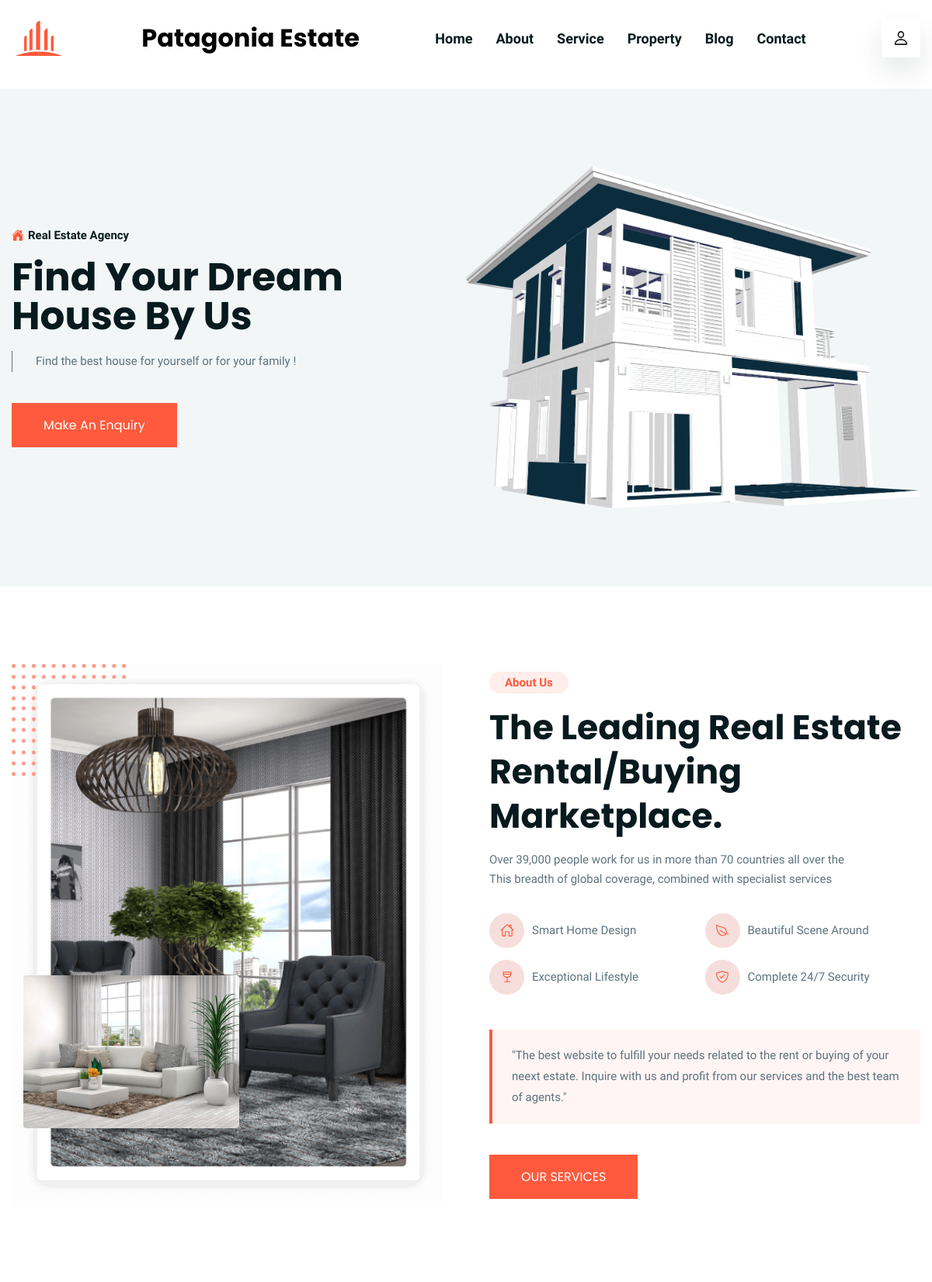
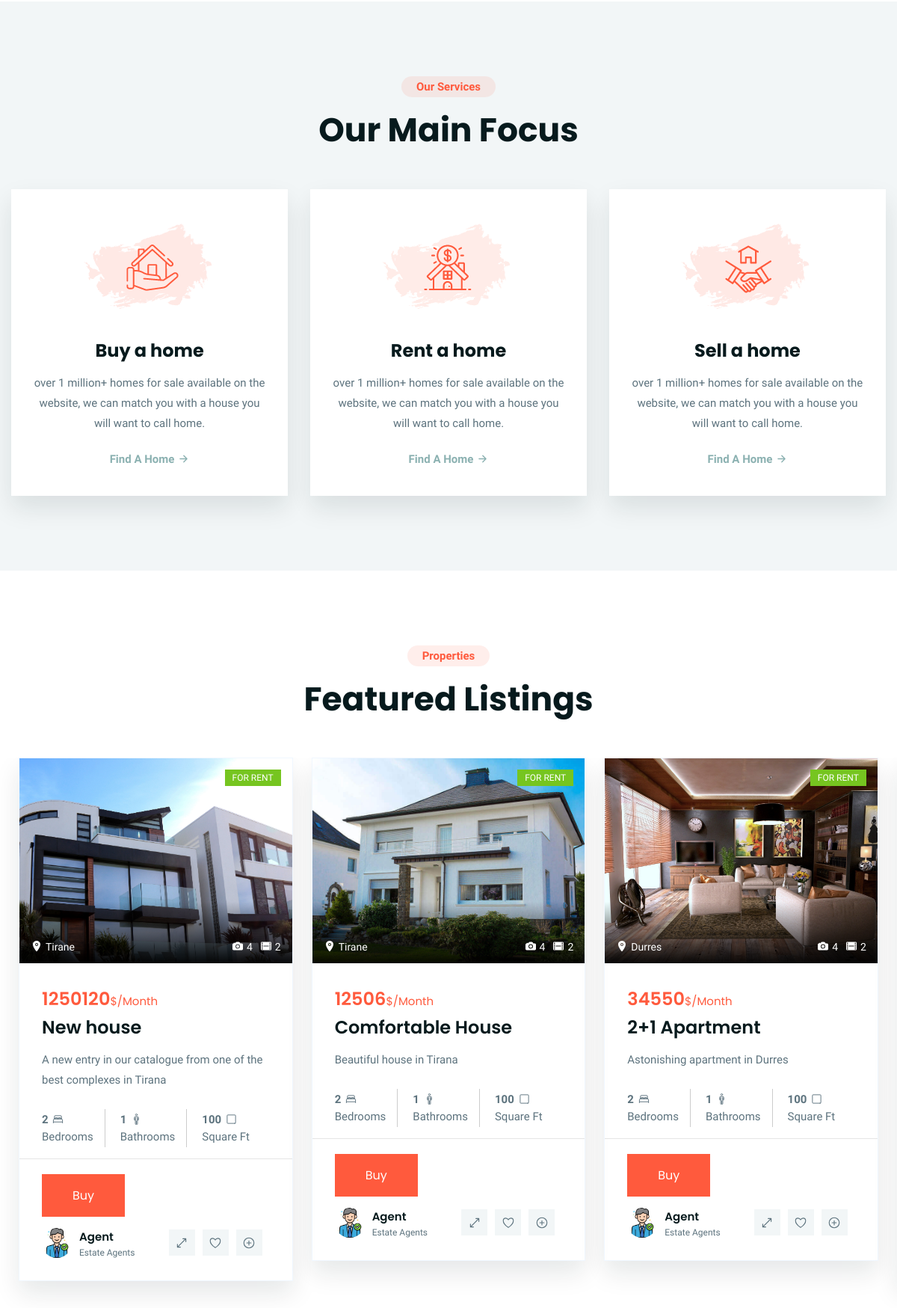
The page / (upper part) on the database its author committed (2 pictures, top to bottom).
### tables this page shows
CREATE TABLE Property
(
  Property_Id INT NOT NULL auto_increment,
  Property_Name varchar(256) NOT NULL,
  Description varchar(256) NOT NULL,
  Nr_Bedrooms INT NOT NULL,
  Nr_Bathrooms INT NOT NULL,
  Area  varchar(256) NOT NULL,
  Image BLOB NOT NULL,
  Agent_ID INT NOT NULL,
  Area_Id INT NOT NULL,
  Price INT NOT NULL,
  PRIMARY KEY (Property_Id),
  FOREIGN KEY (Agent_ID) REFERENCES Agent(Agent_ID) ON DELETE CASCADE,
  FOREIGN KEY (Area_Id) REFERENCES Area(Area_Id) ON DELETE CASCADE
);

CREATE TABLE Area
(
  Area_Id INT NOT NULL auto_increment,
  Area_Name varchar(256) NOT NULL,
  No_Properties INT NOT NULL,
  PRIMARY KEY (Area_Id)
);

### PHP/test.php (the view, shortened to what this page needs)
<?php
    include './PHP/connect_to_database.php';
    $sql = "SELECT * FROM property INNER JOIN area ON property.Area_Id = area.Area_Id";
    $result  = $conn->query($sql);
    while ($row = $result->fetch_assoc()) {
        echo '
        <li>
        <div class="property-card">
          <figure class="card-banner">
            <a href="#">
              <img src="'.$row['Image'].'" alt="Comfortable Apartment" class="w-100">
            </a>
            <div class="card-badge green">For Rent</div>
            <div class="banner-actions">
              <button class="banner-actions-btn">
                <ion-icon name="location"></ion-icon>
                <address>'.$row['Area_Name'].'</address>
              </button>
              <button class="banner-actions-btn">
                <ion-icon name="camera"></ion-icon>
                <span>4</span>
              </button>
              <button class="banner-actions-btn">
                <ion-icon name="film"></ion-icon>
                <span>2</span>
              </button>
            </div>
          </figure>
          <div class="card-content">
            <div class="card-price">
              <strong>'.$row['Price'].'</strong>$/Month
            </div>
            <h3 class="h3 card-title">
              <a href="#">'.$row['Property_Name'].'</a>
            </h3>
            <p class="card-text">
            '.$row['Description'].'
            </p>
            <ul class="card-list">
              <li class="card-item">
                <strong>'.$row['Nr_Bedrooms'].'</strong>
                <ion-icon name="bed-outline"></ion-icon>
                <span>Bedrooms</span>
              </li>
              <li class="card-item">
                <strong>'.$row['Nr_Bathrooms'].'</strong>
                <ion-icon name="man-outline"></ion-icon>
                <span>Bathrooms</span>
              </li>
              <li class="card-item">
                <strong>'.$row['Area'].'</strong>
                <ion-icon name="square-outline"></ion-icon>
                <span>Square Ft</span>
              </li>
            </ul>
          </div>
          <div class="card-footer">
            <div class="card-author">
              <figure class="author-avatar">
                <img src="./assets/images/agent.png" alt="Agent" class="w-100">
              </figure>
              <div>
                <p class="author-name">
                  <a href="#">Agent</a>
                </p>
                <p class="author-title">Estate Agents</p>
              </div>
            </div>
            <div class="card-footer-actions">
              <button class="card-footer-actions-btn">
                <ion-icon name="resize-outline"></ion-icon>
              </button>
              <button class="card-footer-actions-btn">
                <ion-icon name="heart-outline"></ion-icon>
              </button>
              <button class="card-footer-actions-btn">
                <ion-icon name="add-circle-outline"></ion-icon>
              </button>
            </div>
            <button class="btn btn-primary btn-block">Buy</button>
          </div>
        </div>
      </li>';
    }

### index.php (shortened to what this page needs)
<!DOCTYPE html>
<html lang="en">
<head>
  <link rel="stylesheet" href="./assets/css/style.css">
  <link rel="stylesheet" href="https://cdnjs.cloudflare.com/ajax/libs/font-awesome/6.2.0/css/all.min.css">
</head>
<body>
  <header class="header" data-header>
    <div class="header-bottom">
      <div class="container">
        <a href="#" class="logo">
          <img src="./favicon.svg" alt="Patagonia logo">
        </a>
        <h1 style="font-family: var(--ff-poppins);">Patagonia Estate</h1>
        <nav class="navbar" data-navbar>
          <div class="navbar-bottom">
            <ul class="navbar-list">
              <li>
                <a href="#home" class="navbar-link" data-nav-link>Home</a>
              </li>
              <li>
                <a href="#about" class="navbar-link" data-nav-link>About</a>
              </li>
              <li>
                <a href="#service" class="navbar-link" data-nav-link>Service</a>
              </li>
              <li>
                <a href="#property" class="navbar-link" data-nav-link>Property</a>
              </li>
              <li>
                <a href="#blog" class="navbar-link" data-nav-link>Blog</a>
              </li>
              <li>
                <a href="#contact" class="navbar-link" data-nav-link>Contact</a>
              </li>
            </ul>
          </div>
        </nav>
        <div class="header-bottom-actions">
          <button class="header-bottom-actions-btn" type="submit" id="clickButton" aria-label="Profile">
            <ion-icon name="person-outline"></ion-icon>
          </button>
        </div>
      </div>
    </div>
  </header>
  <main>
    <article>
      <section class="hero" id="home">
        <div class="container">
          <div class="hero-content">
            <p class="hero-subtitle">
              <ion-icon name="home"></ion-icon>
              <span>Real Estate Agency</span>
            </p>
            <h2 class="h1 hero-title">Find Your Dream House By Us</h2>
            <p class="hero-text">
              Find the best house for yourself or for your family !
            </p>
            <button class="btn">Make An Enquiry</button>
          </div>
          <figure class="hero-banner">
            <img src="./assets/images/hero-banner.png" alt="Modern house model" class="w-100">
          </figure>
        </div>
      </section>
      <section class="about" id="about">
        <div class="container">
          <figure class="about-banner">
            <img src="./assets/images/about-banner-1.png" alt="House interior">
            <img src="./assets/images/about-banner-2.jpg" alt="House interior" class="abs-img">
          </figure>
          <div class="about-content">
            <p class="section-subtitle">About Us</p>
            <h2 class="h2 section-title">The Leading Real Estate Rental/Buying Marketplace.</h2>
            <p class="about-text">
              Over 39,000 people work for us in more than 70 countries all over the This breadth of global coverage,
              combined with
              specialist services
            </p>
            <ul class="about-list">
              <li class="about-item">
                <div class="about-item-icon">
                  <ion-icon name="home-outline"></ion-icon>
                </div>
                <p class="about-item-text">Smart Home Design</p>
              </li>
              <li class="about-item">
                <div class="about-item-icon">
                  <ion-icon name="leaf-outline"></ion-icon>
                </div>
                <p class="about-item-text">Beautiful Scene Around</p>
              </li>
              <li class="about-item">
                <div class="about-item-icon">
                  <ion-icon name="wine-outline"></ion-icon>
                </div>
                <p class="about-item-text">Exceptional Lifestyle</p>
              </li>
              <li class="about-item">
                <div class="about-item-icon">
                  <ion-icon name="shield-checkmark-outline"></ion-icon>
                </div>
                <p class="about-item-text">Complete 24/7 Security</p>
              </li>
            </ul>
            <p class="callout">
              "The best website to fulfill your needs related to the rent or buying of your neext
              estate. Inquire with us and profit from our services and the best team of agents."
            </p>
            <a href="#service" class="btn">Our Services</a>
          </div>
        </div>
      </section>
      <section class="service" id="service">
        <div class="container">
          <p class="section-subtitle">Our Services</p>
          <h2 class="h2 section-title">Our Main Focus</h2>
          <ul class="service-list">
            <li>
              <div class="service-card">
                <div class="card-icon">
                  <img src="./assets/images/service-1.png" alt="Service icon">
                </div>
                <h3 class="h3 card-title">
                  <a href="#">Buy a home</a>
                </h3>
                <p class="card-text">
                  over 1 million+ homes for sale available on the website, we can match you with a house you will want
                  to call home.
                </p>
                <a href="#property" class="card-link">
                  <span>Find A Home</span>
                  <ion-icon name="arrow-forward-outline"></ion-icon>
                </a>
              </div>
            </li>
            <li>
              <div class="service-card">
                <div class="card-icon">
                  <img src="./assets/images/service-2.png" alt="Service icon">
                </div>
                <h3 class="h3 card-title">
                  <a href="#">Rent a home</a>
                </h3>
                <p class="card-text">
                  over 1 million+ homes for sale available on the website, we can match you with a house you will want
                  to call home.
                </p>
                <a href="#property" class="card-link">
                  <span>Find A Home</span>
                  <ion-icon name="arrow-forward-outline"></ion-icon>
                </a>
              </div>
            </li>
            <li>
              <div class="service-card">
                <div class="card-icon">
                  <img src="./assets/images/service-3.png" alt="Service icon">
                </div>
                <h3 class="h3 card-title">
                  <a href="#">Sell a home</a>
                </h3>
                <p class="card-text">
                  over 1 million+ homes for sale available on the website, we can match you with a house you will want
                  to call home.
                </p>
                <a href="#property" class="card-link">
                  <span>Find A Home</span>
                  <ion-icon name="arrow-forward-outline"></ion-icon>
                </a>
              </div>
            </li>
          </ul>
        </div>
      </section>
      <section class="property" id="property">
        <div class="container">
          <p class="section-subtitle">Properties</p>
          <h2 class="h2 section-title">Featured Listings</h2>
          <ul class="property-list has-scrollbar">
            <?php
             include './PHP/test.php';
            ?>
          </ul>
        </div>
      </section>
    </article>
  </main>
</body>
</html>

### rows shown on the page
property: Image (picture), Area_Id.Area_Name "Tirane", Price "1250120", Property_Name "New house", Description "A new entry in our catalogue from one of the best complexes in Tirana", Nr_Bedrooms "2", Nr_Bathrooms "1", Area "100"
property: Image (picture), Area_Id.Area_Name "Tirane", Price "12506", Property_Name "Comfortable House", Description "Beautiful house in Tirana", Nr_Bedrooms "2", Nr_Bathrooms "1", Area "100"
property: Image (picture), Area_Id.Area_Name "Durres", Price "34550", Property_Name "2+1 Apartment", Description "Astonishing apartment in Durres", Nr_Bedrooms "2", Nr_Bathrooms "1", Area "100"
